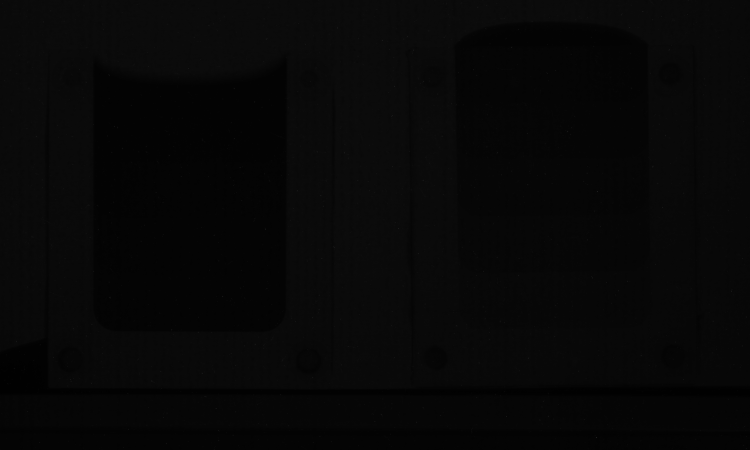
#> input picture data/stepwedge/exp10s_h2o.tif, 1500 x 900 px (shown at 1/2 size)
$ jupyter execute --allow-errors WaterInSandTutorial.ipynb
#> lines starting #> are read from the running program, lines starting #| are printed output that depends on the picture; after the words box and inside, x2 and y2 are one past the last pixel; in counts of white or black regions, pixels touching at a corner belong together
# Studying water in porous media using neutron imaging
Anders Kaestner
Laboratory for Neutron Scattering and Imaging
Paul Scherrer Institut
Switzerland

[](https://zenodo.org/badge/latestdoi/460161622)

## Tutorial objectives

- Learning how to work with images in python.
- Understanding how the water content can be quantified from images.
    - Normalization
    - Correcting for scattering
    - Estimating the attenation coefficient of water (video demonstration).
- Planning a real time imaging experiment.
    - Finding pixel size and exposure time.
- Detecting the position of a water front in a time series.
    - Performing a capillary rise experiment (video demonstrations).
    - Reduction

### Loading some needed packages

[cell 1]
import numpy as np
import matplotlib.pyplot as plt
import tifffile as tiff
import sys

if "google.colab" in sys.modules:
    # Running on colab we need to download repos from github
    !git clone https://github.com/ImagingLectures/WaterInSand.git
    !git clone https://github.com/neutronimaging/scripts.git
    data_path="/content/WaterInSand/data/"
    sys.path.append("/content/scripts/python")
else:
    # Running locally on your computer
    data_path = "../data/"

import amglib.bb as bb

## Working with images
In this section you will be given some useful image operations that you'll need during the tutorial.

### Load and inspect images
In this tutorial, we will work with tiff images. These are best read using the ```tifffile``` package.

[cell 2]
img=tiff.imread(data_path+'stepwedge/exp10s_h2o.tif')
#> img is the input picture: shape (900, 1500) uint16; min 373, max 21115, mean 1941.7

The ```imread``` can read single and multi-frame tiff images. Multi-frame are either volumes or time-series of 2D-images.

The loaded image is essentially a large 2D or 3D matrix and inspecting the individual number does rarely make sense. Therefore, we need a way to display the images. This is provided by the package ```matplotlib.pyplot```:

[cell 3]
plt.imshow(img)

This image has some outliers and the relevant information is too dark. This can be adjusted using ```vmin``` and ```vmax```.

[cell 4]
plt.imshow(img,vmin=300, vmax=4000);

We should also add some decorations like axis labels, title and colorbar to the image.

[cell 5]
plt.imshow(img,vmin=300, vmax=4000);
plt.colorbar(shrink=0.75)
plt.title('Step wedge')
plt.xlabel('x axis [pixels]')
plt.ylabel('y axis [pixels]');
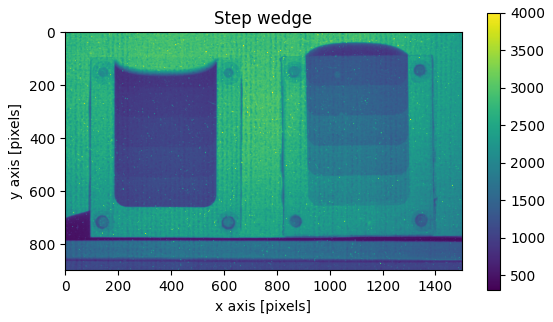
#> figure drawn by matplotlib, 2 panels

We may not want to work with both wedges at the same time. Then we can crop using array slicing. The intervals are give with the colon separator e.g. here 750:1450 means we use the columns in this interval. Note also that the rows are specified with a single colon. This means we use all rows.

[cell 6]
plt.imshow(img[:,750:1450],vmin=300, vmax=4000);
plt.colorbar(shrink=0.75)
plt.title('Cropped step wedge')
plt.xlabel('x axis [pixels]')
plt.ylabel('y axis [pixels]');
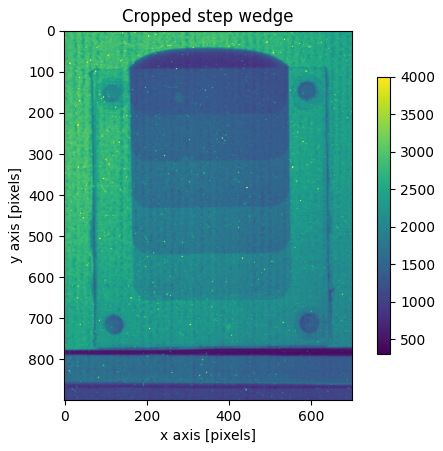
#> figure drawn by matplotlib, 2 panels

### Image calculations
The images are often manipulated pixelwise the arithmetic operations are applied for each pixel in the image individually. This can be done with two images with the same shape or with constants

```python
c=a+b
d=3.14*c
f=(c-a)/b
```

With the numpy package you can also apply many functions
```python
c=np.log(b)
a=np.sin(x)
```

### Working on selected pixels
Sometimes it is needed to adjust a selection of pixels to avoid bad calculations like division by zero etc.

```python
a[a<1]=1
```
finds all pixels with values less than one and replaces them by one.

## Determining the attenuation coefficient of water
Neutrons are very sensitive to hydrogen. This fact is often used in neutron imaging to measure the local water content in a sample. The thickness of water behind each pixel can be determined using Beer-Lambert's law

$$I_{wet}=I_0 e^{-\int_L \mu(x)dx}$$

which simplifies to

$$I=I_0 e^{-\left(l_{H_2O}\cdot\mu_{H_2O}+l_{sand}\cdot\mu_{sand}+l_{container}\cdot\mu_{container}\right)}$$

The terms for _sand_ and _container_ can be removed with help of reference images, which leaves us with the term for water $l_{H_2O}\cdot\mu_{H_2O}$. Here, $l_{H_2O}$ is the thinkness of water which is the information we want to know and $\mu_{H_2O}$ is the attenuation coefficient of water. Now, this measurement provides more information than we actually need. Therefore, we need a reference meassurement if the container with dry sand.

$$I_{dry}=I_0 e^{-\left(l_{sand}\cdot\mu_{sand}+l_{container}\cdot\mu_{container}\right)}$$

Dividing $I_{wet}$ by $I_{dry}$ like

$$T_{H_2O}=\frac{I_{wet}}{I_{dry}}=e^{-l_{H_2O}\cdot\mu_{H_2O}}$$

Gives us the transmission contribution of water. This result still doesn't tell us the water thickness. For that, we need to know the attenuation coefficient of water $\mu_{H_2O}$ which we will estimate in the first exercise.

### Using a step wedge
A step wedge is a wedge shaped device with step wise increasing material thickness. This allows to determine the attenuation coefficient for different thicknesses and thereby increasing the accuracy of the estimate compared to measuring for a single thickness.

A step wedge for liquids is a container in which you pour the liquid. It is best to use a container with constant wall thickness to reduce the uncertainty of changing amounts of material besides the liqiud itself. The wedges used in this experiment have the steps
0.5, 1.0, 1.5, 2.0, 2.5 mm for the thinner wedge and 3.0, 3.5, 4.0, 4.5, 5.0 mm for the thicker wedge.

For this task you'll need a collection of images.
1. Reference images, open beam and dark current.
2. One image of the empty container.
3. One image of the filled container.

It is important that the contatiner is not displaced between 2. and 3., otherwise there will be normalization errors. The data is located in the folder ```../data/stepwedge``` where the filenames indicate the file contents and also which exposure time was used.

### Video - Explaining the step wedge
<video controls src="movies/StepWedges.mp4" height="300px" type="video/mp4"></video>

[On youtube](https://youtu.be/lIwCt-yH3io)

### Video - Using the step wedge in the beamline
<video controls src="movies/ICONStepWedgeExperiment.mp4" height="300px" type="video/mp4"></video>

[On youtube](https://youtu.be/kFioGk9Ckog)

### Computing the attenuation coefficient - part 1
In this exercise you will load an image with a stepwedge and reference images for open beam and dark current. These images will be used to calculate $\mu$ for different thicknesses. Please note here that the step wedge container material is also included in the image. This means that you will include the contribution of $l_{container}\cdot\mu_{container}$ in your measurement. How can you compensate for this term?

#> (a cell that did not finish here is left out)

Ideally, you should be able to calculate
$$p=\int_L \mu(x)dx= -log\left(\frac{I}{I_0}\right)$$
Technically, there are two details to handle when you want to normalize your images
1. The detector adds a bias to the images due to the dark current noise.
2. The neutron source is not operating with constant flux

Therefore, we have to modify the equation to
$$p=\int_L \mu(x)dx= -log\left(\frac{I-I_{DC}}{I_0-I_{DC}}\cdot \frac{D(I_0-I_{DC})}{D(I-I_{DC})}\right)$$
where $I_0$ is a dark current image and $D(\cdot)$ is a dose operator. The dose is often measured as the average gray level in a region on the side of the measured object. To do this you have to identify the coordinates of the region you like to use and use array slicing and the average operation, e.g. ```img[100:150, 200:250].mean()``` will compute the average value in the region of rows 100 to 150 and columns 200 to 250. The logarithm function is provided by numpy as ```np.log()```.

[cell 8]
# Normalize (your code)

Subtract DC and adjust pixels less than '1' to '1'.

Locate a region to compute the dose

You can also compare the effect of including the dose term. Note that $p$ should be zero in air.

#### Obtain the step values from the images
The goal of the exercise is to obtain a gray value from each thickness in the wedges. This is again done using array slicing and averaging like for the dose value. This time, we will however only compute the average in one direction at first using ```img[100:150, 200:250].mean(axis=1)```. Here, ```axis=1``` tells that the average is computed in the horizontal direction only. Find the region you want to measure and plot the resulting average profile. You can also compute the standard deviation using the array method ```.std(axis=1)``` if you like. Fitting the data points to estimate the is easiest done using ```m,b=np.polyfit(x,y,1)```.

[cell 9]
# Your fitting code

__Comment:__ There are different ways to obtain the data points for this study. The trivial solution is to look up the index intervals manually. If you want a more challenging task, you can implement an automated solution using the ```label``` function from scikit image.

### The impact of scattering
The attenuation law assumes the radiation to be absorbed by the medium the are entering. This is however not true for neutrons. They are dominantly scattered in the material with the consequence that they will produce a bias in the images. This bias can result in measurement errors up to 50%. In the figure below, you can see how the ratio between scattering and absorption in by different commonly used elements.

[cell 10]
elements = 'H','O','C','Al','Fe','Cu','Si','Pb'
idx = np.arange(len(elements))
xs = np.array([[1.7568, 80.26,  82.02,  0.3326 ],
      [4.232,  0.0008, 4.232,  0.00019],
      [5.551,  0.001,  5.551,  0.0035],
      [1.495,  0.0082, 1.503,  0.231 ],
      [11.22,  0.4,    11.62,  2.56 ],
      [7.485,  0.55,   8.03,   3.78 ],
      [2.163,  0.004,  2.1670, 0.171],
      [11.115, 0.003,  11.118, 0.171 ]])

width= 0.85
fontsize=12
plt.figure(figsize=[4.5,4.5])
plt.bar(idx,xs[:,2],width,label='Scattering')
plt.bar(idx,xs[:,3],width,label='Absorption',bottom=xs[:,2])
plt.xticks(idx,elements,fontsize=fontsize)
plt.yticks(fontsize=fontsize)
plt.legend(fontsize=fontsize)
plt.xlabel('Elements')
plt.ylabel('Cross section [barn]')
plt.title('Neutron cross sections');
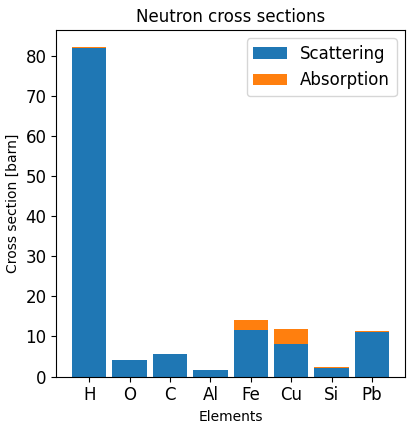
#> figure drawn by matplotlib, 1 panel; tallest bar 82.02 high, from x = -0.425 to 0.425; tallest bar 3.78 high, from x = 4.58 to 5.42

### Computing the attenuation coefficient - part 2

### Video - Explaining the black body grid
<video controls src="movies/ScatterCorrectionGrids.mp4" height="300px" type="video/mp4"></video>

[On youtube](https://youtu.be/9lPP-PrJx7U)

Scattering correction requires a revised form of the normalization equation we previously used. This equation now includes estimated of the scattered neutrons. These esitmates are computed from two additional reference images where a grid with black body dots is inserted in open beam and sample images.

$$\frac{\tilde{I}_n}{\tilde{I}_{OB}}=\frac{I_n}{I_{OB}}\cdot\frac{D(I_{OB})}{D(I_{n})}=\frac{I_{n}^{*}-I_{DC}-I_{n,BB}^{S}\frac{D\left(I_{n}^{*}-I_{DC}\right)}{D\left(I_{n,BB}^{*}-I_{DC}-\left(1-\frac{1}{\tau_{BB}}\right)I_{n,BB}^{S}\right)\tau_{BB}}}{I_{OB}^{*}-I_{DC}-I_{BG,BB}^{S}\frac{D\left(I_{OB}^{*}-I_{DC}\right)}{D\left(I_{OB,BB}^{*}-I_{DC}-\left(1-\frac{1}{\tau_{BB}}\right)I_{BG,BB}^{S}\right)\tau_{BB}}}\cdot\frac{D\left(I_{OB}^{*}-I_{DC}-I_{BG,BB}^{S}\frac{D\left(I_{OB}^{*}-I_{DC}\right)}{D\left(I_{OB,BB}^{*}-I_{DC}-\left(1-\frac{1}{\tau_{BB}}\right)I_{BG,BB}^{S}\right)\tau_{BB}}\right)}{D\left(I_{n}^{*}-I_{DC}-I_{n,BB}^{S}\frac{D\left(I_{n}^{*}-I_{DC}\right)}{D\left(I_{n,BB}^{*}-I_{DC}-\left(1-\frac{1}{\tau_{BB}}\right)I_{n,BB}^{S}\right)\tau_{BB}}\right)}$$

The revised equation is, as you can see, quite complicated and __we will use a pre-implemented function__ in this exercise.

In this exercise we'll need some additional reference images. Namely those needed to estimate the bias introduced by scattering. These images are also located in the folder with the step wedge images.

- ```exp##s_bbempty.tif```
- ```exp##s_bbh2o.tif```

#> (a cell that did not finish here is left out)

We now want to fit the shape of the graylevels behind the black body dots. This is done in two steps:
1. Detect the dots
2. Fit the dot information to a second order polynomial in x and y.

The dot detection is based on a method called template matching. The method requires a template of what it is supposed to find. In our case this is an isolated black body dot. The dot is located in the ROI described by the parameter ```roi=[r0,c0,r1,c1]```

[cell 12]
# Load the bbmask
bbmask = tiff.imread('../data/stepwedge/bb_masked.tif')
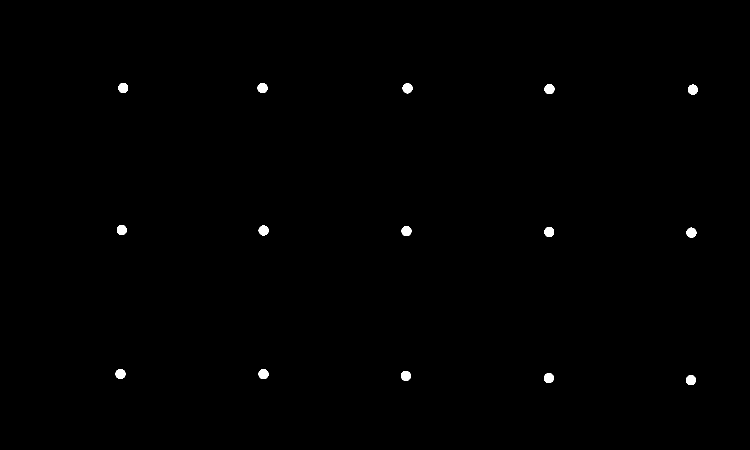
#> input picture data/stepwedge/bb_masked.tif, 1500 x 900 px (shown at 1/2 size)
#> bbmask: shape (900, 1500); 0.35% white; 15 white regions, largest, box (x1, y1, x2, y2) and area: (515, 166, 535, 186) 318, (1089, 168, 1109, 188) 317, (1088, 746, 1108, 766) 317

plt.imshow(bbmask)

The next step is to measure the graylevels behind the BB dots

[cell 13]
# Support function to extract the bb info
from skimage.measure import label, regionprops
from skimage.draw import disk
def get_bb_info(img,mask,R) :
    lbl = label(bbmask)
    regions=[]
    for region in regionprops(lbl):
        x,y = region.centroid
        rr, cc = disk((x,y), R)
        dotdata = img[rr,cc]
        regions.append({'label': region.label,
                        'mean' : np.mean(dotdata),
                        'median' : np.median(dotdata),
                        'r' : region.centroid[0],
                        'c' : region.centroid[1]})

    return pd.DataFrame.from_dict(regions)

#> (a cell that did not finish here is left out)

Now, we are ready to create images with the scattering contribution for open beam and sample image. We will be using the median gray level here to reduce the impact of outliers.

#> (a cell that did not finish here is left out)

[cell 16]
# Visualization
cmap = 'coolwarm'
fig,ax=plt.subplots(1,3,figsize=(15,5))
#> (the rest of this cell did not finish here and is left out)

#> (a cell that did not finish here is left out)

[cell 18]
# Visualization
cmap = 'coolwarm'
fig,ax=plt.subplots(1,3,figsize=(15,5))
#> (the rest of this cell did not finish here and is left out)

The last step of this extended normalization procedure is to apply the equation above. Here, it is importand to mark a roi for the dose correction. This should be a region outside the samples and the grid as well.

#> (a cell that did not finish here is left out)

At last we can inspect what the profile looks like. Before and after scattering correction. Again plot the profile over the step wedge using the two images from before and after. The white spots can be removed using a spot cleaning filter or plainly apply a median filter like ```skimage.filters.median```. The white line and blob below the step wedges are too opaque for the neutrons to be transmitted.

[cell 20]
# your code for the plotting

Repeat the fitting steps to obtain the new attenuation coefficient for water now that we have the scatter corrected image. Compare the results with the uncorrected case.

[cell 21]
# Your code to fit the new data and compare the result to the first fit

This exercise shows the importance of a correction procedure to handle the scattering from sample and the background in the instrument.

## Estimating the pore size using capillary rise and Washborn's equation
From [Wikipedia](https://en.wikipedia.org/wiki/Washburn%27s_equation):
>In physics, Washburn's equation describes capillary flow in a bundle of parallel cylindrical tubes; it is extended with some issues also to imbibition into porous materials.
A liquid having a dynamic viscosity $\eta$ and surface tension
$\gamma$ will penetrate a distance $L$ into the capillary whose pore radius is $r$ following the relationship:
>$$L={\sqrt {\frac {\gamma rt\cos(\phi )}{2\eta }}}$$
>Where $\phi$  is the contact angle between the penetrating liquid and the solid (tube wall).

In this experiment, we will observe a water front rising in a sand packing using a time-series of neutron radiographs.

### Video - Sample preparation

<video controls src="movies/CapillaryRisePreparation.mp4" height="300px" type="video/mp4"></video>

[On youtube](https://youtu.be/psSRvRROmCo)

### Video - Experiment on the desk

<video controls src="movies/CapillaryRiseExperiment.mp4" height="300px" type="video/mp4"></video>

[On youtube](https://youtu.be/dZdu9-lYaNE)

### Image acquisition
Load data from the experiments. Here will load a series of images and their time stamps.

#> (a cell that did not finish here is left out)

### Data reduction
The data in this exercise doesn't have the reference images we used before (ob and dc). The reason is that the source unfortunately stopped before these images could be obtained. Missing this data is not devastating for the task at hand, but would be needed if we would like to quantify the amount of water behind the water front.

One operation you can test is to divide all images in the series by the first image. This would increase the contrast of the front and remove any other structures in the images.

[cell 23]
# Your code if you want to normalize the series

A further operation that could be considered is to remove possible outliers (spots) in the data. Here, it would be sufficient to apply a median filter.

[cell 24]
# Apply a median filter
from skimage.filters import median

### Extracting the front profile

The data you obtained from the experiment consists of series of radiographs. When these are stacked you will get a 3D volume with the axes x,y, and time. With this stucture of the data it is possible to extract y-t slices. Like in the example below.

The figure shows that depending on which direction you slice the data you'll see different details of the observed process. Looking at the mid panel you can clearly see how the water front is moving up. A single yt-slice may be too noisy for the following analysis. Therefore, it makes sense to select an interval which is averaged into the yt slice you see here. The left panel shows that the water surface not yet touch the bottom of the sand, while the panel to the right is in the middle of the process.

[cell 25]
# Your code: get the yt slice

Once we have the yt-slice, we want to detect the water front in the image and measure where it is located. This segmentation and detection is done in several steps:
1. Find a threshold level. The value is found using a histogram e.g. ```_=plt.hist(data.ravel(),bins=100);```. The ravel operation is essential otherwise you'll get a histogram for each row in the image.

[cell 26]
# Your code

2. Make a bi-level image when you found the threshold value

[cell 27]
# your code
threshold = 0 # adjust the threshold to obtain a bi level image showing the rising water front.
#> threshold = 0
#> (the rest of this cell did not finish here and is left out)
